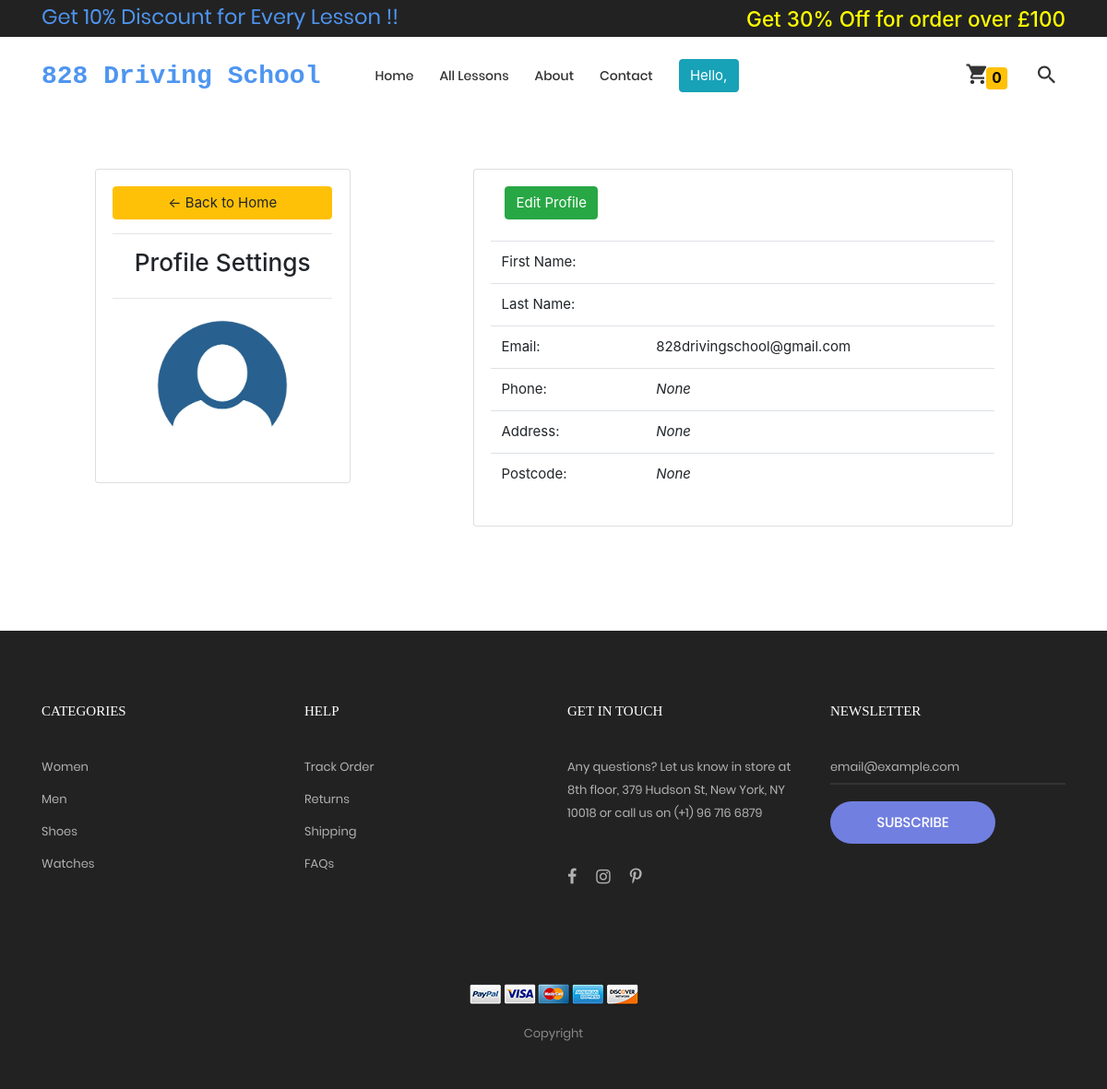
Page /profile (signed in) on the earlier database version.
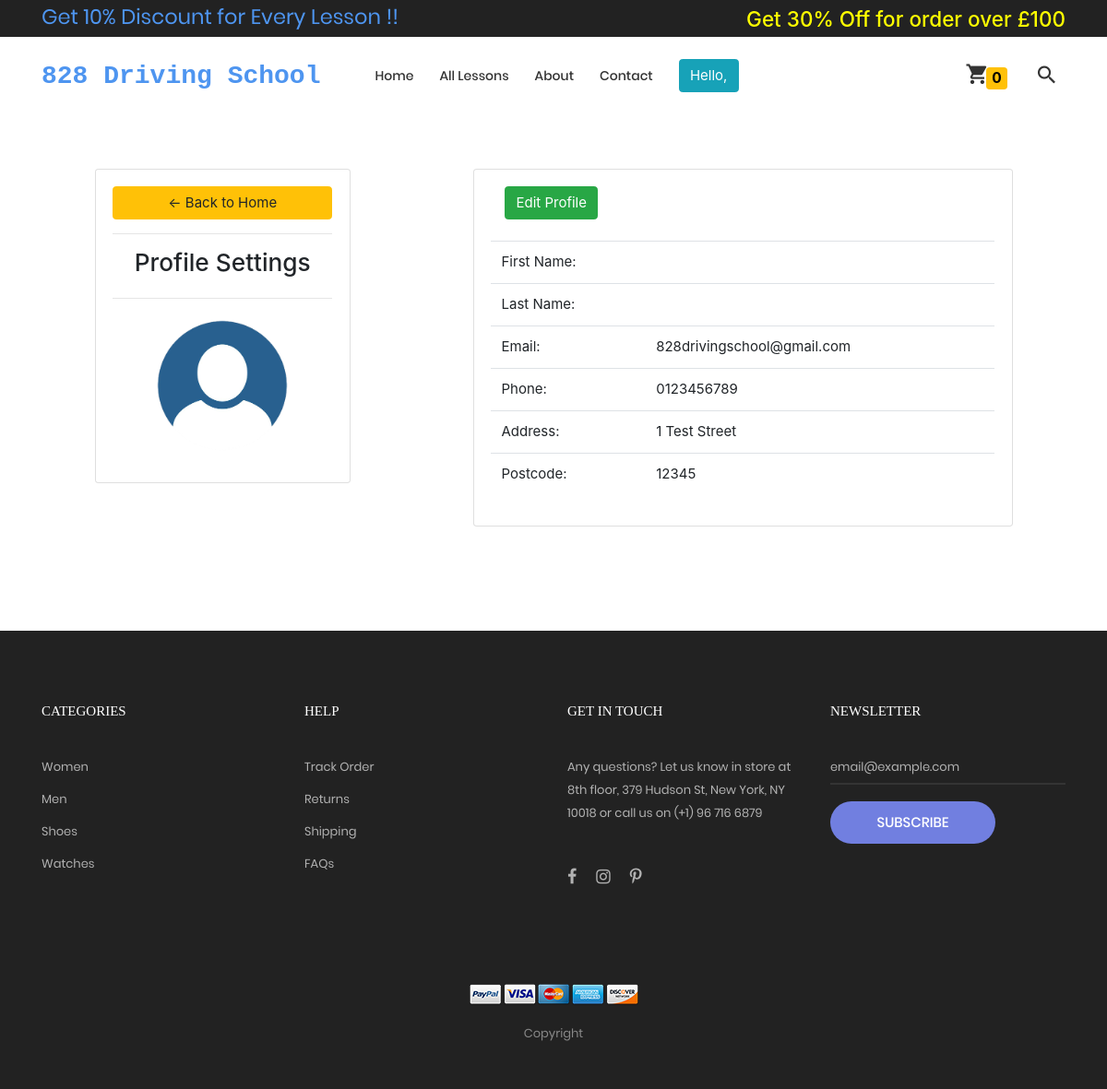
Same page on the later database version.
### home/models.py (models this page shows)
class customer_more_information(models.Model):
    Customer = models.ForeignKey(User, on_delete=models.CASCADE)
    Phone_number = models.CharField(max_length=200)
    Postcode = models.CharField(max_length=200, default='')
    Address = models.CharField(max_length=200)

### home/views.py (the view)
# urls.py: path('profile', views.profile, name='profile'), # user profile
def profile(request):
    if request.user.is_authenticated:
        user=request.user
        filter_user = customer_more_information.objects.filter(Customer=user)
        if filter_user:
            get_user = customer_more_information.objects.get(Customer=user)
            context2={'get_user':get_user}
            return render(request, 'profile.html', context2)
        else:
            return render(request, 'profile.html')
    else:
        return redirect('index')

### templates/profile.html (shortened to what this page needs)
{%  extends 'base.html' %}
{%block body%}
<br>
<br>
<br>
<div class="row">
	<div class="col-md-1"></div>
	<div class="col-md-3">
		<div class="card card-body">
			<a class="btn btn-warning" href="{% url 'index' %}"> &#8592; Back to Home</a>
			<hr>
			<h3 style="text-align: center">Profile Settings</h3>
			<hr>
			<img src="static/webapp1/images/icons/user.png" class="rounded profile-pic" alt="user">
		</div>
	</div>
	<div class="col-md-1"></div>
	<div class="col-md-6">
		<div class="card card-body">
			<div class="col-md-2 mb-4">
				<a href="" class="btn btn-success">Edit Profile</a>
			</div>
			<table class="table container">
				<tbody>
					<tr>
						<td>First Name:</td>
						<td>{{request.user.first_name}}</td>
					</tr>
					<tr>
						<td>Last Name:</td>
						<td>{{request.user.last_name}}</td>
					</tr>
					<tr>
						<td>Email: </td>
						<td>{{request.user.email}}</td>
					</tr>
					<tr>
						<td>Phone: </td>
						<td>
							{% if get_user.Phone_number %}
							{{get_user.Phone_number}}
							{% else %}
							<i>None</i>
							{% endif %}
						</td>
					</tr>
					<tr>
						<td>Address: </td>
						<td>
							{% if get_user.Address %}
							{{get_user.Address}}
							{% else %}
							<i>None</i>
							{% endif %}
						</td>
					</tr>
					<tr>
						<td>Postcode: </td>
						<td>
							{% if get_user.Postcode %}
							{{get_user.Postcode}}
							{% else %}
							<i>None</i>
							{% endif %}
						</td>
					</tr>
				</tbody>
			</table>
		</div>
	</div>
</div>
<br>
<br>
{% endblock %}

### templates/base.html (shortened to what this page needs)
{% load static %}
<!DOCTYPE html>
<html lang="en">
<head>
	<link rel="stylesheet" type="text/css" href="{% static 'webapp1/vendor/bootstrap/css/bootstrap.min.css' %}">
	<link rel="stylesheet" type="text/css"
		href="{% static 'webapp1/fonts/font-awesome-4.7.0/css/font-awesome.min.css' %}">
	<link rel="stylesheet" type="text/css"
		href="{% static 'webapp1/fonts/iconic/css/material-design-iconic-font.min.css' %}">
	<link rel="stylesheet" type="text/css" href="{% static 'webapp1/fonts/linearicons-v1.0.0/icon-font.min.css' %}">
	<link rel="stylesheet" type="text/css" href="{% static 'webapp1/vendor/animate/animate.css' %}">
	<link rel="stylesheet" type="text/css" href="{% static 'webapp1/vendor/css-hamburgers/hamburgers.min.css' %}">
	<link rel="stylesheet" type="text/css" href="{% static 'webapp1/vendor/animsition/css/animsition.min.css' %}">
	<link rel="stylesheet" type="text/css" href="{% static 'webapp1/vendor/select2/select2.min.css' %}">
	<link rel="stylesheet" type="text/css" href="{% static 'webapp1/vendor/daterangepicker/daterangepicker.css' %}">
	<link rel="stylesheet" type="text/css" href="{% static 'webapp1/vendor/slick/slick.css' %}">
	<link rel="stylesheet" type="text/css" href="{% static 'webapp1/vendor/MagnificPopup/magnific-popup.css' %}">
	<link rel="stylesheet" type="text/css" href="{% static 'webapp1/vendor/perfect-scrollbar/perfect-scrollbar.css' %}">
	<link rel="stylesheet" type="text/css" href="{% static 'webapp1/css/util.css' %}">
	<link rel="stylesheet" type="text/css" href="{% static 'webapp1/css/main.css' %}">
	<link rel="stylesheet" href="https://stackpath.bootstrapcdn.com/bootstrap/4.3.1/css/bootstrap.min.css"
>
</head>
<body class="animsition">
	<header>
		<div class="container-menu-desktop">
			<div class="top-bar">
				<div class="content-topbar flex-sb-m h-full container">
					<div class="left-top-bar">
						<h4 class="mt-1" style="color:#4E95F0;">Get 10% Discount for Every Lesson !!</h4>
					</div>
					<div class="right-top-bar">
						<h4 class="mt-2" style="color:yellow;">Get 30% Off for order over £100</h4>
					</div>
				</div>
			</div>
			<div class="wrap-menu-desktop">
				<nav class="limiter-menu-desktop ml-5 mr-5">
					<div id="logo" style="padding:10px 0">
						<a href="/">
							<h5 class="ltext-101 cl2 p-t-40 p-b-30 pr-5"
								style="font-family:courier,arial,helvetica; color:#4E95F0;"><b>828 Driving School</b>
							</h5>
						</a>
					</div>
					<div class="menu-desktop">
						<ul class="main-menu">
							<li class="{% block index %}{% endblock %}">
								<a href="{% url 'index' %}">Home</a>
							</li>
							<li class="{% block all_lessons %}{% endblock %}">
								<a href="{% url 'all_lessons' %}">All Lessons</a>
							</li>
							<li class="{% block about %}{% endblock %}">
								<a href="">About</a>
							</li>
							<li class="{% block contact %}{% endblock %}">
								<a href="">Contact</a>
							</li>
							{% if user.is_authenticated %}
							<li>
								<div>
									<a class="btn btn-info" href="#">Hello, {{user.first_name}}</a>
								</div>
							</li>
							{% endif %}
						</ul>
					</div>
					<div class="wrap-icon-header flex-w flex-r-m">
						<div class="icon-header-item cl2 hov-cl1 trans-04 p-l-22 p-r-11 js-show-cart" data-notify="">
							<i class="zmdi zmdi-shopping-cart"></i><small><span class="badge badge-warning"
									style="color:black;"><span id="product_cart">0</span></span></small>
						</div>
						<div class="icon-header-item cl2 hov-cl1 trans-04 p-l-22 p-r-11 js-show-modal-search">
							<i class="zmdi zmdi-search"></i>
						</div>
					</div>
				</nav>
			</div>
		</div>
	</header>
	<br>
	<br>
	<br>
	{% block body %}{% endblock %}
	<footer class="bg3 p-t-75 p-b-32">
		<div class="container">
			<div class="row">
				<div class="col-sm-6 col-lg-3 p-b-50">
					<h4 class="stext-301 cl0 p-b-30">
						Categories
					</h4>
					<ul>
						<li class="p-b-10">
							<a href="#" class="stext-107 cl7 hov-cl1 trans-04">
								Women
							</a>
						</li>
						<li class="p-b-10">
							<a href="#" class="stext-107 cl7 hov-cl1 trans-04">
								Men
							</a>
						</li>
						<li class="p-b-10">
							<a href="#" class="stext-107 cl7 hov-cl1 trans-04">
								Shoes
							</a>
						</li>
						<li class="p-b-10">
							<a href="#" class="stext-107 cl7 hov-cl1 trans-04">
								Watches
							</a>
						</li>
					</ul>
				</div>
				<div class="col-sm-6 col-lg-3 p-b-50">
					<h4 class="stext-301 cl0 p-b-30">
						Help
					</h4>
					<ul>
						<li class="p-b-10">
							<a href="#" class="stext-107 cl7 hov-cl1 trans-04">
								Track Order
							</a>
						</li>
						<li class="p-b-10">
							<a href="#" class="stext-107 cl7 hov-cl1 trans-04">
								Returns
							</a>
						</li>
						<li class="p-b-10">
							<a href="#" class="stext-107 cl7 hov-cl1 trans-04">
								Shipping
							</a>
						</li>
						<li class="p-b-10">
							<a href="#" class="stext-107 cl7 hov-cl1 trans-04">
								FAQs
							</a>
						</li>
					</ul>
				</div>
				<div class="col-sm-6 col-lg-3 p-b-50">
					<h4 class="stext-301 cl0 p-b-30">
						GET IN TOUCH
					</h4>
					<p class="stext-107 cl7 size-201">
						Any questions? Let us know in store at 8th floor, 379 Hudson St, New York, NY 10018 or call us
						on (+1) 96 716 6879
					</p>
					<div class="p-t-27">
						<a href="#" class="fs-18 cl7 hov-cl1 trans-04 m-r-16">
							<i class="fa fa-facebook"></i>
						</a>
						<a href="#" class="fs-18 cl7 hov-cl1 trans-04 m-r-16">
							<i class="fa fa-instagram"></i>
						</a>
						<a href="#" class="fs-18 cl7 hov-cl1 trans-04 m-r-16">
							<i class="fa fa-pinterest-p"></i>
						</a>
					</div>
				</div>
				<div class="col-sm-6 col-lg-3 p-b-50">
					<h4 class="stext-301 cl0 p-b-30">
						Newsletter
					</h4>
					<form>
						<div class="wrap-input1 w-full p-b-4">
							<input class="input1 bg-none plh1 stext-107 cl7" type="text" name="email"
								placeholder="email@example.com">
						</div>
						<div class="p-t-18">
							<button class="flex-c-m stext-101 cl0 size-103 bg1 bor1 hov-btn2 p-lr-15 trans-04">
								Subscribe
							</button>
						</div>
					</form>
				</div>
			</div>
			<div class="p-t-40">
				<div class="flex-c-m flex-w p-b-18">
					<a href="#" class="m-all-1">
						<img src="{% static 'webapp1/' %}images/icons/icon-pay-01.png" alt="ICON-PAY">
					</a>
					<a href="#" class="m-all-1">
						<img src="{% static 'webapp1/' %}images/icons/icon-pay-02.png" alt="ICON-PAY">
					</a>
					<a href="#" class="m-all-1">
						<img src="{% static 'webapp1/' %}images/icons/icon-pay-03.png" alt="ICON-PAY">
					</a>
					<a href="#" class="m-all-1">
						<img src="{% static 'webapp1/' %}images/icons/icon-pay-04.png" alt="ICON-PAY">
					</a>
					<a href="#" class="m-all-1">
						<img src="{% static 'webapp1/' %}images/icons/icon-pay-05.png" alt="ICON-PAY">
					</a>
				</div>
				<p class="stext-107 cl6 txt-center">
					Copyright
				</p>
			</div>
		</div>
	</footer>
</body>
</html>

### static/webapp1/css/main.css (style rules this page uses)
.container { max-width: 1380px; }
@media (max-width: 1600px) { .container { max-width: 1200px; } }
.container-menu-desktop { height: auto; width: 100%; position: relative; -webkit-transition: all 0.3s; -o-transition: all 0.3s; -moz-transition: all 0.3s; transition: all 0.3s; }
.top-bar { height: 40px; background-color: #222; }
.left-top-bar { font-family: Poppins-Regular; font-size: 12px; line-height: 1.8; color: #b2b2b2; }
.wrap-menu-desktop { position: fixed; z-index: 1100; background-color: transparent; width: 100%; height: 84px; top: 40px; left: 0px; -webkit-transition: height 0.3s, background-color 0.3s; -o-transition: height 0.3s, background-color 0.3s; -moz-transition: height 0.3s, background-color 0.3s; transition: height 0.3s, background-color 0.3s; }
.limiter-menu-desktop { height: 100%; display: -webkit-box; display: -webkit-flex; display: -moz-box; display: -ms-flexbox; display: flex; align-items: center; background-color: transparent; }
.menu-desktop { display: -webkit-box; display: -webkit-flex; display: -moz-box; display: -ms-flexbox; display: flex; align-items: center; height: 100%; }
.main-menu { list-style-type: none; margin: 0; display: -webkit-box; display: -webkit-flex; display: -moz-box; display: -ms-flexbox; display: flex; align-items: center; }
.main-menu > li { display: block; position: relative; padding: 20px 10px 20px 0px; margin: 0px 4px 0px 14px; }
.main-menu > li > a { font-family: Poppins-Medium; font-size: 14px; color: #333; padding: 5px 0px; transition: all 0.4s; -webkit-transition: all 0.4s; -o-transition: all 0.4s; -moz-transition: all 0.4s; }
.wrap-icon-header { flex-grow: 1; }
.icon-header-item { position: relative; font-size: 26px; line-height: 1; cursor: pointer; }
.cl0 { color: #fff; }
.cl2 { color: #333; }
.cl6 { color: #888; }
.cl7 { color: #b2b2b2; }
.stext-101 { font-family: Poppins-Medium; font-size: 15px; line-height: 1.466667; text-transform: uppercase; }
.stext-107 { font-family: Poppins-Regular; font-size: 13px; line-height: 1.923; }
.stext-301 { font-family: Montserrat-Bold; font-size: 15px; line-height: 1.6; text-transform: uppercase; }
.ltext-101 { font-family: Poppins-Regular; font-size: 28px; line-height: 1.2857; }
.size-103 { min-width: 179px; height: 46px; }
.size-201 { max-width: 270px; }
.bg-none { background-color: transparent; }
.bg1 { background-color: #717fe0; }
.bg3 { background-color: #222; }
.bor1 { border-radius: 23px; }
.wrap-input1 { position: relative; border-bottom: 2px solid rgba(204, 204, 204, 0.1); }
.input1 { background-color: transparent; width: 100%; }

### templates/profile.html (style rules this page uses)
.profile-pic { max-width: 200px; max-height: 200px; margin: 0 auto; border-radius: 50%; }

Differences in the rows shown:
added customer_more_information: Phone_number "0123456789", Address "1 Test Street", Postcode "12345"
Other differences:
text no longer shown: "None None None"
